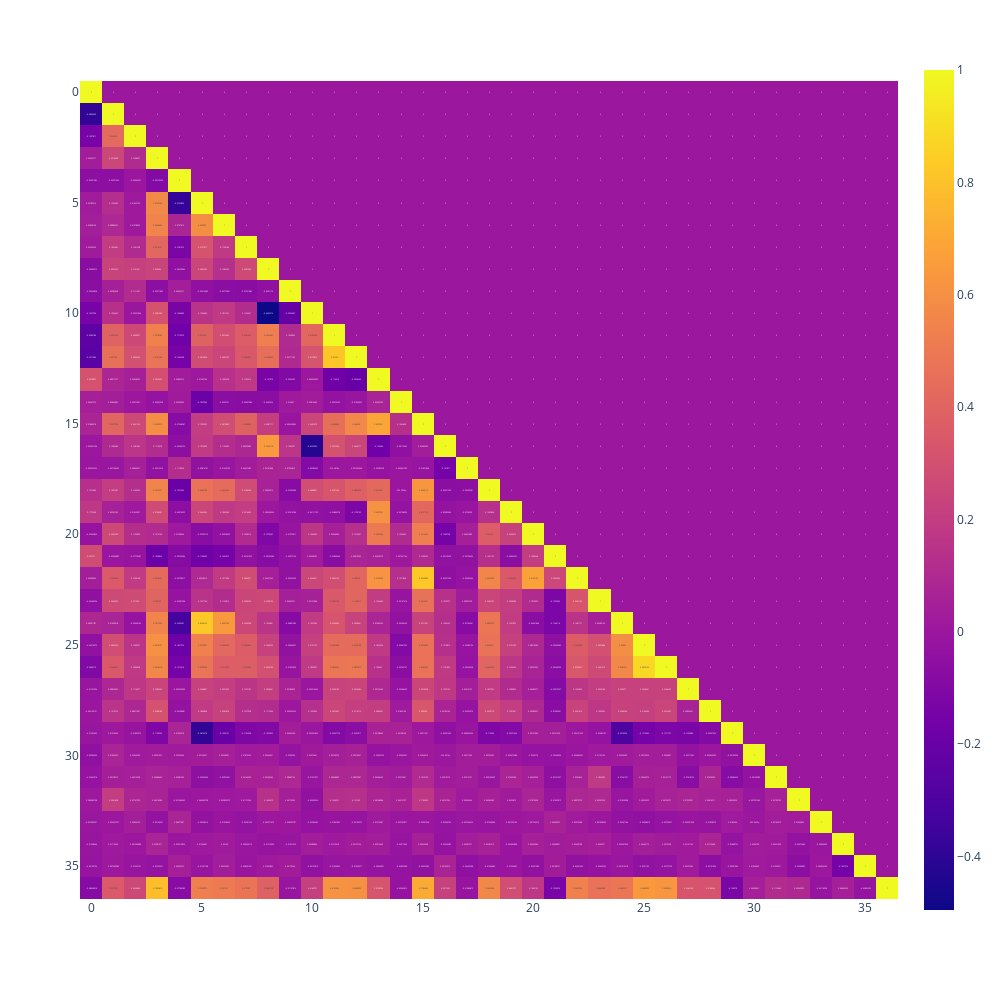

The notebook cell saved with this chart:
### Code cell
fig = px.imshow(np.tril(train.corr()), text_auto=True, width=1000, height=1000)
fig.show()

### Figure 1 — Plotly figure (JSON) as saved in the notebook; plotly's stock layout.template omitted (floating-point values rounded to 4 significant figures; data arrays with more than 128 entries replaced by an {"elided": "..."} marker saying what was removed)
{"data": [{"coloraxis": "coloraxis", "hovertemplate": "x: %{x}<br>y: %{y}<br>color: %{z}<extra></extra>", "name": "0", "texttemplate": "%{z}", "type": "heatmap", "xaxis": "x", "yaxis": "y", "z": {"elided": "37x37 float values"}}], "layout": {"coloraxis": {"colorscale": [[0, "#0d0887"], [0.1111, "#46039f"], [0.2222, "#7201a8"], [0.3333, "#9c179e"], [0.4444, "#bd3786"], [0.5556, "#d8576b"], [0.6667, "#ed7953"], [0.7778, "#fb9f3a"], [0.8889, "#fdca26"], [1, "#f0f921"]]}, "height": 1000, "margin": {"t": 60}, "width": 1000, "xaxis": {"anchor": "y", "autorange": true, "constrain": "domain", "domain": [0, 1], "range": [-0.5, 36.5], "scaleanchor": "y"}, "yaxis": {"anchor": "x", "autorange": true, "constrain": "domain", "domain": [0.02442, 0.9756], "range": [36.5, -0.5]}}}
